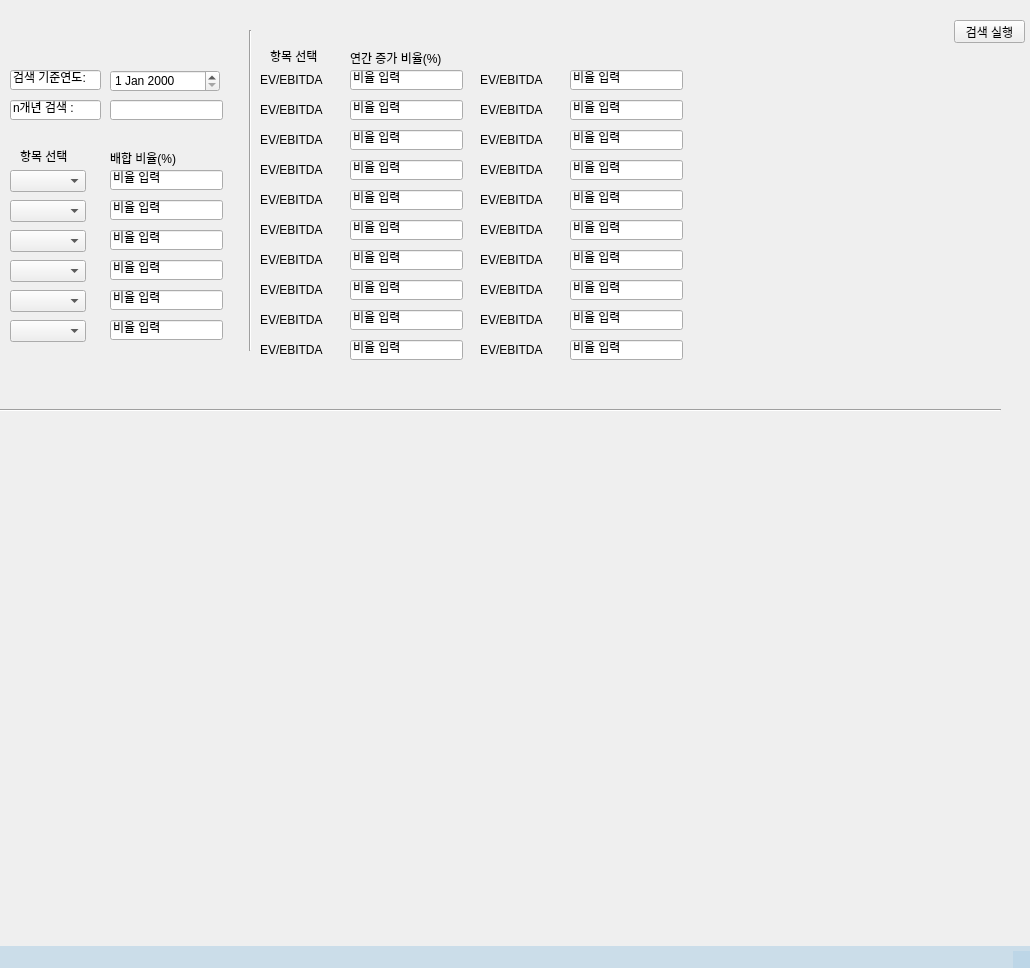
<?xml version="1.0" encoding="UTF-8"?>
<ui version="4.0">
 <class>miniFssShow</class>
 <widget class="QMainWindow" name="miniFssShow">
  <property name="geometry">
   <rect>
    <x>0</x>
    <y>0</y>
    <width>1030</width>
    <height>968</height>
   </rect>
  </property>
  <property name="windowTitle">
   <string>Auto Trading System</string>
  </property>
  <property name="windowIcon">
   <iconset>
    <normaloff>../Users/노다영/Users/노다영/.designer/backup/Stock_Icon.png</normaloff>../Users/노다영/Users/노다영/.designer/backup/Stock_Icon.png</iconset>
  </property>
  <widget class="QWidget" name="centralwidget">
   <widget class="Line" name="line">
    <property name="geometry">
     <rect>
      <x>-10</x>
      <y>400</y>
      <width>1011</width>
      <height>20</height>
     </rect>
    </property>
    <property name="orientation">
     <enum>Qt::Horizontal</enum>
    </property>
   </widget>
   <widget class="QDateEdit" name="dateEditSetYear">
    <property name="geometry">
     <rect>
      <x>110</x>
      <y>70</y>
      <width>110</width>
      <height>22</height>
     </rect>
    </property>
   </widget>
   <widget class="QLineEdit" name="lineEditSetYear">
    <property name="geometry">
     <rect>
      <x>10</x>
      <y>70</y>
      <width>91</width>
      <height>20</height>
     </rect>
    </property>
    <property name="text">
     <string>검색 기준연도:</string>
    </property>
   </widget>
   <widget class="QLineEdit" name="lineEditNYear">
    <property name="geometry">
     <rect>
      <x>10</x>
      <y>100</y>
      <width>91</width>
      <height>20</height>
     </rect>
    </property>
    <property name="text">
     <string>n개년 검색 : </string>
    </property>
   </widget>
   <widget class="QLineEdit" name="lineEditNYearInput">
    <property name="geometry">
     <rect>
      <x>110</x>
      <y>100</y>
      <width>113</width>
      <height>20</height>
     </rect>
    </property>
   </widget>
   <widget class="QComboBox" name="comboBoxRatioSum1">
    <property name="geometry">
     <rect>
      <x>10</x>
      <y>170</y>
      <width>76</width>
      <height>22</height>
     </rect>
    </property>
   </widget>
   <widget class="QComboBox" name="comboBoxRatioSum2">
    <property name="geometry">
     <rect>
      <x>10</x>
      <y>200</y>
      <width>76</width>
      <height>22</height>
     </rect>
    </property>
   </widget>
   <widget class="QComboBox" name="comboBoxRatioSum3">
    <property name="geometry">
     <rect>
      <x>10</x>
      <y>230</y>
      <width>76</width>
      <height>22</height>
     </rect>
    </property>
   </widget>
   <widget class="QComboBox" name="comboBoxRatioSum4">
    <property name="geometry">
     <rect>
      <x>10</x>
      <y>260</y>
      <width>76</width>
      <height>22</height>
     </rect>
    </property>
   </widget>
   <widget class="QComboBox" name="comboBoxRatioSum5">
    <property name="geometry">
     <rect>
      <x>10</x>
      <y>290</y>
      <width>76</width>
      <height>22</height>
     </rect>
    </property>
   </widget>
   <widget class="QComboBox" name="comboBoxRatioSum6">
    <property name="geometry">
     <rect>
      <x>10</x>
      <y>320</y>
      <width>76</width>
      <height>22</height>
     </rect>
    </property>
   </widget>
   <widget class="QLineEdit" name="lineEditRatioSum1">
    <property name="geometry">
     <rect>
      <x>110</x>
      <y>170</y>
      <width>113</width>
      <height>20</height>
     </rect>
    </property>
    <property name="text">
     <string>비율 입력</string>
    </property>
   </widget>
   <widget class="QLineEdit" name="lineEditRatioSum2">
    <property name="geometry">
     <rect>
      <x>110</x>
      <y>200</y>
      <width>113</width>
      <height>20</height>
     </rect>
    </property>
    <property name="text">
     <string>비율 입력</string>
    </property>
   </widget>
   <widget class="QLineEdit" name="lineEditRatioSum3">
    <property name="geometry">
     <rect>
      <x>110</x>
      <y>230</y>
      <width>113</width>
      <height>20</height>
     </rect>
    </property>
    <property name="text">
     <string>비율 입력</string>
    </property>
   </widget>
   <widget class="QLineEdit" name="lineEditRatioSum5">
    <property name="geometry">
     <rect>
      <x>110</x>
      <y>290</y>
      <width>113</width>
      <height>20</height>
     </rect>
    </property>
    <property name="text">
     <string>비율 입력</string>
    </property>
   </widget>
   <widget class="QLineEdit" name="lineEditRatioSum4">
    <property name="geometry">
     <rect>
      <x>110</x>
      <y>260</y>
      <width>113</width>
      <height>20</height>
     </rect>
    </property>
    <property name="text">
     <string>비율 입력</string>
    </property>
   </widget>
   <widget class="QLineEdit" name="lineEditRatioSum6">
    <property name="geometry">
     <rect>
      <x>110</x>
      <y>320</y>
      <width>113</width>
      <height>20</height>
     </rect>
    </property>
    <property name="text">
     <string>비율 입력</string>
    </property>
   </widget>
   <widget class="Line" name="line_2">
    <property name="geometry">
     <rect>
      <x>240</x>
      <y>30</y>
      <width>20</width>
      <height>321</height>
     </rect>
    </property>
    <property name="orientation">
     <enum>Qt::Vertical</enum>
    </property>
   </widget>
   <widget class="QLineEdit" name="lineEdit_11">
    <property name="geometry">
     <rect>
      <x>350</x>
      <y>70</y>
      <width>113</width>
      <height>20</height>
     </rect>
    </property>
    <property name="text">
     <string>비율 입력</string>
    </property>
   </widget>
   <widget class="QLabel" name="label">
    <property name="geometry">
     <rect>
      <x>270</x>
      <y>50</y>
      <width>56</width>
      <height>12</height>
     </rect>
    </property>
    <property name="text">
     <string>항목 선택</string>
    </property>
   </widget>
   <widget class="QLabel" name="label_2">
    <property name="geometry">
     <rect>
      <x>350</x>
      <y>50</y>
      <width>111</width>
      <height>16</height>
     </rect>
    </property>
    <property name="text">
     <string>연간 증가 비율(%)</string>
    </property>
   </widget>
   <widget class="QLineEdit" name="lineEdit_12">
    <property name="geometry">
     <rect>
      <x>350</x>
      <y>100</y>
      <width>113</width>
      <height>20</height>
     </rect>
    </property>
    <property name="text">
     <string>비율 입력</string>
    </property>
   </widget>
   <widget class="QLineEdit" name="lineEdit_13">
    <property name="geometry">
     <rect>
      <x>350</x>
      <y>160</y>
      <width>113</width>
      <height>20</height>
     </rect>
    </property>
    <property name="text">
     <string>비율 입력</string>
    </property>
   </widget>
   <widget class="QLineEdit" name="lineEdit_14">
    <property name="geometry">
     <rect>
      <x>350</x>
      <y>130</y>
      <width>113</width>
      <height>20</height>
     </rect>
    </property>
    <property name="text">
     <string>비율 입력</string>
    </property>
   </widget>
   <widget class="QLineEdit" name="lineEdit_15">
    <property name="geometry">
     <rect>
      <x>350</x>
      <y>220</y>
      <width>113</width>
      <height>20</height>
     </rect>
    </property>
    <property name="text">
     <string>비율 입력</string>
    </property>
   </widget>
   <widget class="QLineEdit" name="lineEdit_16">
    <property name="geometry">
     <rect>
      <x>350</x>
      <y>190</y>
      <width>113</width>
      <height>20</height>
     </rect>
    </property>
    <property name="text">
     <string>비율 입력</string>
    </property>
   </widget>
   <widget class="QLineEdit" name="lineEdit_17">
    <property name="geometry">
     <rect>
      <x>350</x>
      <y>280</y>
      <width>113</width>
      <height>20</height>
     </rect>
    </property>
    <property name="text">
     <string>비율 입력</string>
    </property>
   </widget>
   <widget class="QLineEdit" name="lineEdit_18">
    <property name="geometry">
     <rect>
      <x>350</x>
      <y>250</y>
      <width>113</width>
      <height>20</height>
     </rect>
    </property>
    <property name="text">
     <string>비율 입력</string>
    </property>
   </widget>
   <widget class="QLineEdit" name="lineEdit_19">
    <property name="geometry">
     <rect>
      <x>570</x>
      <y>100</y>
      <width>113</width>
      <height>20</height>
     </rect>
    </property>
    <property name="text">
     <string>비율 입력</string>
    </property>
   </widget>
   <widget class="QLineEdit" name="lineEdit_20">
    <property name="geometry">
     <rect>
      <x>570</x>
      <y>70</y>
      <width>113</width>
      <height>20</height>
     </rect>
    </property>
    <property name="text">
     <string>비율 입력</string>
    </property>
   </widget>
   <widget class="QLineEdit" name="lineEdit_21">
    <property name="geometry">
     <rect>
      <x>570</x>
      <y>160</y>
      <width>113</width>
      <height>20</height>
     </rect>
    </property>
    <property name="text">
     <string>비율 입력</string>
    </property>
   </widget>
   <widget class="QLineEdit" name="lineEdit_22">
    <property name="geometry">
     <rect>
      <x>570</x>
      <y>130</y>
      <width>113</width>
      <height>20</height>
     </rect>
    </property>
    <property name="text">
     <string>비율 입력</string>
    </property>
   </widget>
   <widget class="QLineEdit" name="lineEdit_23">
    <property name="geometry">
     <rect>
      <x>570</x>
      <y>220</y>
      <width>113</width>
      <height>20</height>
     </rect>
    </property>
    <property name="text">
     <string>비율 입력</string>
    </property>
   </widget>
   <widget class="QLineEdit" name="lineEdit_24">
    <property name="geometry">
     <rect>
      <x>570</x>
      <y>190</y>
      <width>113</width>
      <height>20</height>
     </rect>
    </property>
    <property name="text">
     <string>비율 입력</string>
    </property>
   </widget>
   <widget class="QLineEdit" name="lineEdit_25">
    <property name="geometry">
     <rect>
      <x>570</x>
      <y>280</y>
      <width>113</width>
      <height>20</height>
     </rect>
    </property>
    <property name="text">
     <string>비율 입력</string>
    </property>
   </widget>
   <widget class="QLineEdit" name="lineEdit_26">
    <property name="geometry">
     <rect>
      <x>570</x>
      <y>250</y>
      <width>113</width>
      <height>20</height>
     </rect>
    </property>
    <property name="text">
     <string>비율 입력</string>
    </property>
   </widget>
   <widget class="QLabel" name="label_3">
    <property name="geometry">
     <rect>
      <x>20</x>
      <y>150</y>
      <width>56</width>
      <height>12</height>
     </rect>
    </property>
    <property name="text">
     <string>항목 선택</string>
    </property>
   </widget>
   <widget class="QLabel" name="label_4">
    <property name="geometry">
     <rect>
      <x>110</x>
      <y>150</y>
      <width>111</width>
      <height>16</height>
     </rect>
    </property>
    <property name="text">
     <string>배합 비율(%)</string>
    </property>
   </widget>
   <widget class="QLineEdit" name="lineEdit_27">
    <property name="geometry">
     <rect>
      <x>350</x>
      <y>310</y>
      <width>113</width>
      <height>20</height>
     </rect>
    </property>
    <property name="text">
     <string>비율 입력</string>
    </property>
   </widget>
   <widget class="QLineEdit" name="lineEdit_28">
    <property name="geometry">
     <rect>
      <x>570</x>
      <y>310</y>
      <width>113</width>
      <height>20</height>
     </rect>
    </property>
    <property name="text">
     <string>비율 입력</string>
    </property>
   </widget>
   <widget class="QLineEdit" name="lineEdit_29">
    <property name="geometry">
     <rect>
      <x>350</x>
      <y>340</y>
      <width>113</width>
      <height>20</height>
     </rect>
    </property>
    <property name="text">
     <string>비율 입력</string>
    </property>
   </widget>
   <widget class="QLineEdit" name="lineEdit_30">
    <property name="geometry">
     <rect>
      <x>570</x>
      <y>340</y>
      <width>113</width>
      <height>20</height>
     </rect>
    </property>
    <property name="text">
     <string>비율 입력</string>
    </property>
   </widget>
   <widget class="QLabel" name="label_7">
    <property name="geometry">
     <rect>
      <x>260</x>
      <y>70</y>
      <width>81</width>
      <height>20</height>
     </rect>
    </property>
    <property name="text">
     <string>EV/EBITDA</string>
    </property>
   </widget>
   <widget class="QLabel" name="label_8">
    <property name="geometry">
     <rect>
      <x>260</x>
      <y>100</y>
      <width>81</width>
      <height>20</height>
     </rect>
    </property>
    <property name="text">
     <string>EV/EBITDA</string>
    </property>
   </widget>
   <widget class="QLabel" name="label_9">
    <property name="geometry">
     <rect>
      <x>260</x>
      <y>130</y>
      <width>81</width>
      <height>20</height>
     </rect>
    </property>
    <property name="text">
     <string>EV/EBITDA</string>
    </property>
   </widget>
   <widget class="QLabel" name="label_10">
    <property name="geometry">
     <rect>
      <x>260</x>
      <y>160</y>
      <width>81</width>
      <height>20</height>
     </rect>
    </property>
    <property name="text">
     <string>EV/EBITDA</string>
    </property>
   </widget>
   <widget class="QLabel" name="label_11">
    <property name="geometry">
     <rect>
      <x>260</x>
      <y>190</y>
      <width>81</width>
      <height>20</height>
     </rect>
    </property>
    <property name="text">
     <string>EV/EBITDA</string>
    </property>
   </widget>
   <widget class="QLabel" name="label_12">
    <property name="geometry">
     <rect>
      <x>260</x>
      <y>220</y>
      <width>81</width>
      <height>20</height>
     </rect>
    </property>
    <property name="text">
     <string>EV/EBITDA</string>
    </property>
   </widget>
   <widget class="QLabel" name="label_13">
    <property name="geometry">
     <rect>
      <x>260</x>
      <y>250</y>
      <width>81</width>
      <height>20</height>
     </rect>
    </property>
    <property name="text">
     <string>EV/EBITDA</string>
    </property>
   </widget>
   <widget class="QLabel" name="label_14">
    <property name="geometry">
     <rect>
      <x>260</x>
      <y>280</y>
      <width>81</width>
      <height>20</height>
     </rect>
    </property>
    <property name="text">
     <string>EV/EBITDA</string>
    </property>
   </widget>
   <widget class="QLabel" name="label_15">
    <property name="geometry">
     <rect>
      <x>260</x>
      <y>310</y>
      <width>81</width>
      <height>20</height>
     </rect>
    </property>
    <property name="text">
     <string>EV/EBITDA</string>
    </property>
   </widget>
   <widget class="QLabel" name="label_16">
    <property name="geometry">
     <rect>
      <x>260</x>
      <y>340</y>
      <width>81</width>
      <height>20</height>
     </rect>
    </property>
    <property name="text">
     <string>EV/EBITDA</string>
    </property>
   </widget>
   <widget class="QLabel" name="label_17">
    <property name="geometry">
     <rect>
      <x>480</x>
      <y>250</y>
      <width>81</width>
      <height>20</height>
     </rect>
    </property>
    <property name="text">
     <string>EV/EBITDA</string>
    </property>
   </widget>
   <widget class="QLabel" name="label_18">
    <property name="geometry">
     <rect>
      <x>480</x>
      <y>280</y>
      <width>81</width>
      <height>20</height>
     </rect>
    </property>
    <property name="text">
     <string>EV/EBITDA</string>
    </property>
   </widget>
   <widget class="QLabel" name="label_19">
    <property name="geometry">
     <rect>
      <x>480</x>
      <y>310</y>
      <width>81</width>
      <height>20</height>
     </rect>
    </property>
    <property name="text">
     <string>EV/EBITDA</string>
    </property>
   </widget>
   <widget class="QLabel" name="label_20">
    <property name="geometry">
     <rect>
      <x>480</x>
      <y>340</y>
      <width>81</width>
      <height>20</height>
     </rect>
    </property>
    <property name="text">
     <string>EV/EBITDA</string>
    </property>
   </widget>
   <widget class="QLabel" name="label_21">
    <property name="geometry">
     <rect>
      <x>480</x>
      <y>220</y>
      <width>81</width>
      <height>20</height>
     </rect>
    </property>
    <property name="text">
     <string>EV/EBITDA</string>
    </property>
   </widget>
   <widget class="QLabel" name="label_22">
    <property name="geometry">
     <rect>
      <x>480</x>
      <y>190</y>
      <width>81</width>
      <height>20</height>
     </rect>
    </property>
    <property name="text">
     <string>EV/EBITDA</string>
    </property>
   </widget>
   <widget class="QLabel" name="label_23">
    <property name="geometry">
     <rect>
      <x>480</x>
      <y>160</y>
      <width>81</width>
      <height>20</height>
     </rect>
    </property>
    <property name="text">
     <string>EV/EBITDA</string>
    </property>
   </widget>
   <widget class="QLabel" name="label_24">
    <property name="geometry">
     <rect>
      <x>480</x>
      <y>70</y>
      <width>81</width>
      <height>20</height>
     </rect>
    </property>
    <property name="text">
     <string>EV/EBITDA</string>
    </property>
   </widget>
   <widget class="QLabel" name="label_25">
    <property name="geometry">
     <rect>
      <x>480</x>
      <y>130</y>
      <width>81</width>
      <height>20</height>
     </rect>
    </property>
    <property name="text">
     <string>EV/EBITDA</string>
    </property>
   </widget>
   <widget class="QLabel" name="label_26">
    <property name="geometry">
     <rect>
      <x>480</x>
      <y>100</y>
      <width>81</width>
      <height>20</height>
     </rect>
    </property>
    <property name="text">
     <string>EV/EBITDA</string>
    </property>
   </widget>
   <widget class="QPushButton" name="pushButtonShow">
    <property name="geometry">
     <rect>
      <x>954</x>
      <y>20</y>
      <width>71</width>
      <height>23</height>
     </rect>
    </property>
    <property name="text">
     <string>검색 실행</string>
    </property>
   </widget>
  </widget>
  <widget class="QStatusBar" name="statusBar">
   <property name="styleSheet">
    <string notr="true">background-color : rgba(178, 209, 230,150)</string>
   </property>
  </widget>
  <action name="action_Login">
   <property name="text">
    <string>Log In</string>
   </property>
  </action>
  <action name="action_LogOut">
   <property name="text">
    <string>Log Out</string>
   </property>
  </action>
  <action name="actionssss">
   <property name="text">
    <string>ssss</string>
   </property>
  </action>
 </widget>
 <resources/>
 <connections/>
</ui>
